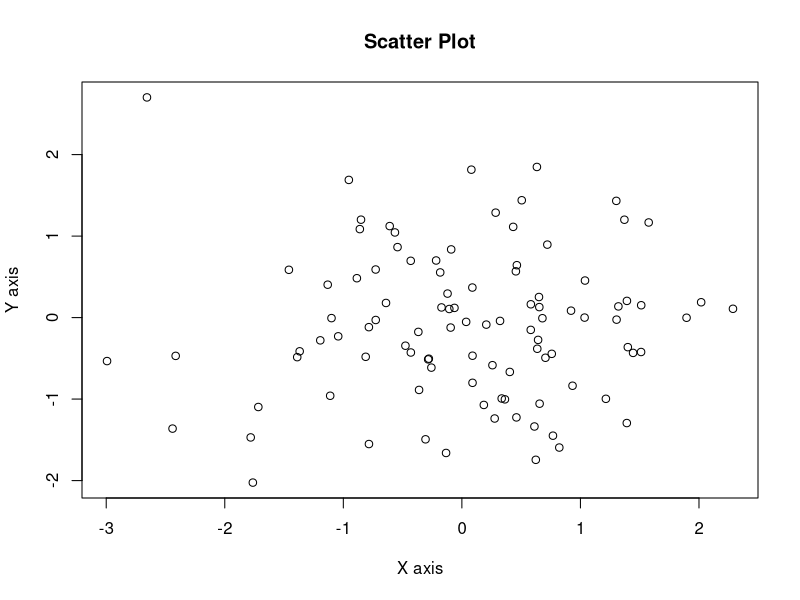
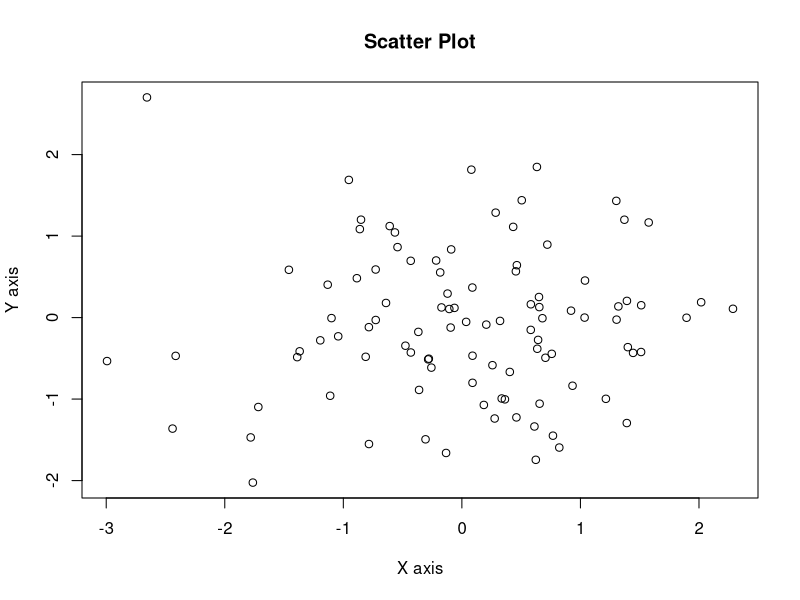

Generate these figures, in order, with R:
# Script to create a scatter plot and save it with a random filename
# Генерация случайных данных
set.seed(42) # Для воспроизводимости
x <- rnorm(100)
y <- rnorm(100)

# Создание диаграммы рассеяния
plot(x, y, main="Scatter Plot", xlab="X axis", ylab="Y axis")

# Генерация случайного имени файла
random_name <- paste0(sample(c(letters, LETTERS, 0:9), 10, replace=TRUE), collapse="")
filename <- paste0("/workspace/", random_name, ".png")

# Сохранение графика в файл
png(filename)
plot(x, y, main="Scatter Plot", xlab="X axis", ylab="Y axis")
dev.off()

cat("Plot saved to:", filename, "\n")
